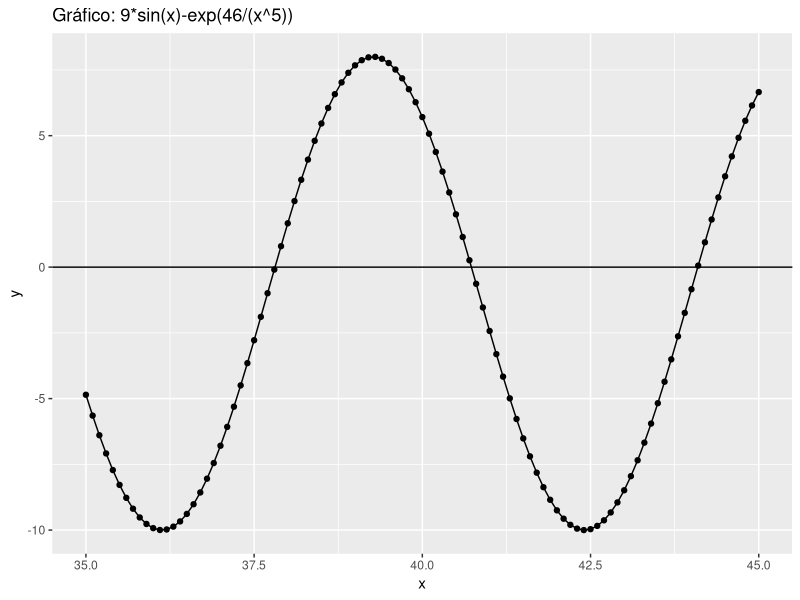
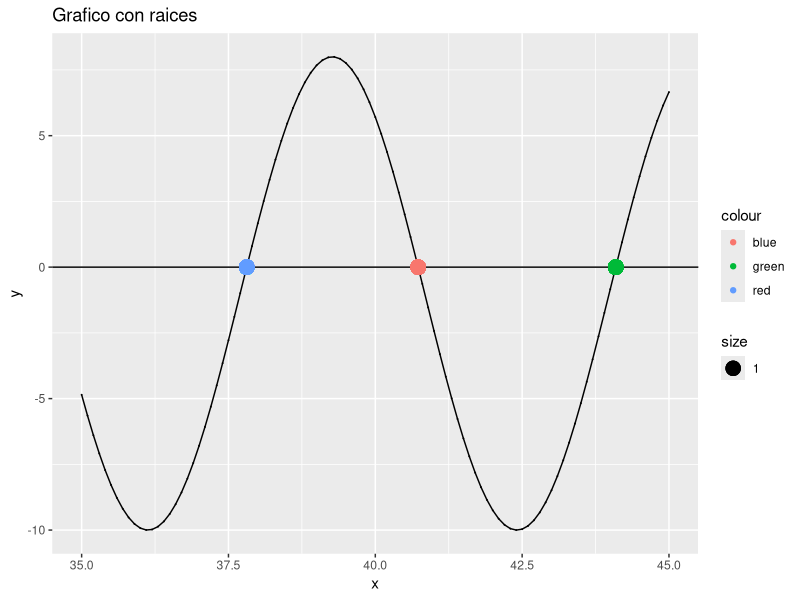

These charts were generated, in order, by the following R code:
## ---- chunk 1
library(ggplot2)

Polinomio_newton<-function(x){
  fx<-9*sin(x)-exp(46/(x^5))
  return(fx)
}
x<-seq(from = 35, to = 45, by = 0.1)
y<-Polinomio_newton(x)
datos<-data.frame(x=x,y=y)

graph<-ggplot(data=datos, aes(x=x,y=y))+geom_point()+
  geom_line()+
  geom_hline(yintercept = 0, color = "black") +  # Línea del eje x
  labs(title = "Gráfico: 9*sin(x)-exp(46/(x^5))")
graph

p01<-38
p02<-41
p03<-44

dfnewton <- function(x){
  df <- 9 * cos(x) + exp(46/(x^5)) * (46 * (5 * x^4)/(x^5)^2)
  return(df)
}

newton_raphson <- function(p0, TOL,N){
  i <- 1
  while(i<=N){
    x <- p0
    p <- p0- Polinomio_newton(p0)/dfnewton(p0)
    if(abs(p-p0)<TOL){
      return(p)
    }
    i <- i+1
    p0 <- p
  }
  return(paste("El metodo fallo luego de", N,"iteraciones"))
}


newton_raphson(p01,0.00001,10) ##Raiz1
newton_raphson(p02,0.00001,10) ##Raiz2
newton_raphson(p03,0.00001,10) ##Raiz3

## ---- chunk 2
  newton_raphson_con_pasos_intermedios <- function(p0, TOL,N){
  i <- 1
  while(i<=N){
    x <- p0
    p <- p0- Polinomio_newton(p0)/dfnewton(p0)
    print(p)
    if(abs(p-p0)<TOL){
      return(p)
    }
    i <- i+1
    p0 <- p
  }
  return(paste("El metodo fallo luego de", N,"iteraciones"))
  }

newton_raphson_con_pasos_intermedios(41,0.0000000001,5)
## ---- chunk 3
grafico_con_colores<-ggplot(data=datos, aes(x=x,y=y))+geom_point(size = 0)+
  geom_line()+
  geom_hline(yintercept = 0, color = "black") +  # Línea del eje x
  geom_point(aes(x=37.81045,y=0, color="red",size=1))+
  geom_point(aes(x=40.72936,y=0, color="blue",size=1))+
  geom_point(aes(x=44.09364,y=0, color="green",size=1))+
  labs(title = "Grafico con raices")
grafico_con_colores
## ---- chunk 4
A<-matrix(c(1,0.0004,0.0466,
          0.0004,1,-0.0274,
          0.0466,-0.0274,1),nrow = 3, byrow = TRUE)

cholesky<-function(A){
  n<-nrow(A)
  L<-matrix(0,n,n)
  for(i in 1:n){
    L[i,i]<-sqrt(A[i,i]-sum(L[i,1:(i-1)]^2))
    if(i<n){
      for(j in (i+1):n){
        L[j,i]<-(A[j,i]-sum(L[j,1:(i-1)]*L[i,1:(i-1)]))/L[i,i]
      }
    }
    
  }
  return(L)
}

L<-cholesky(A)
print(L)
Ltrans<-t(L)
print(Ltrans)
print(L%*%Ltrans)

